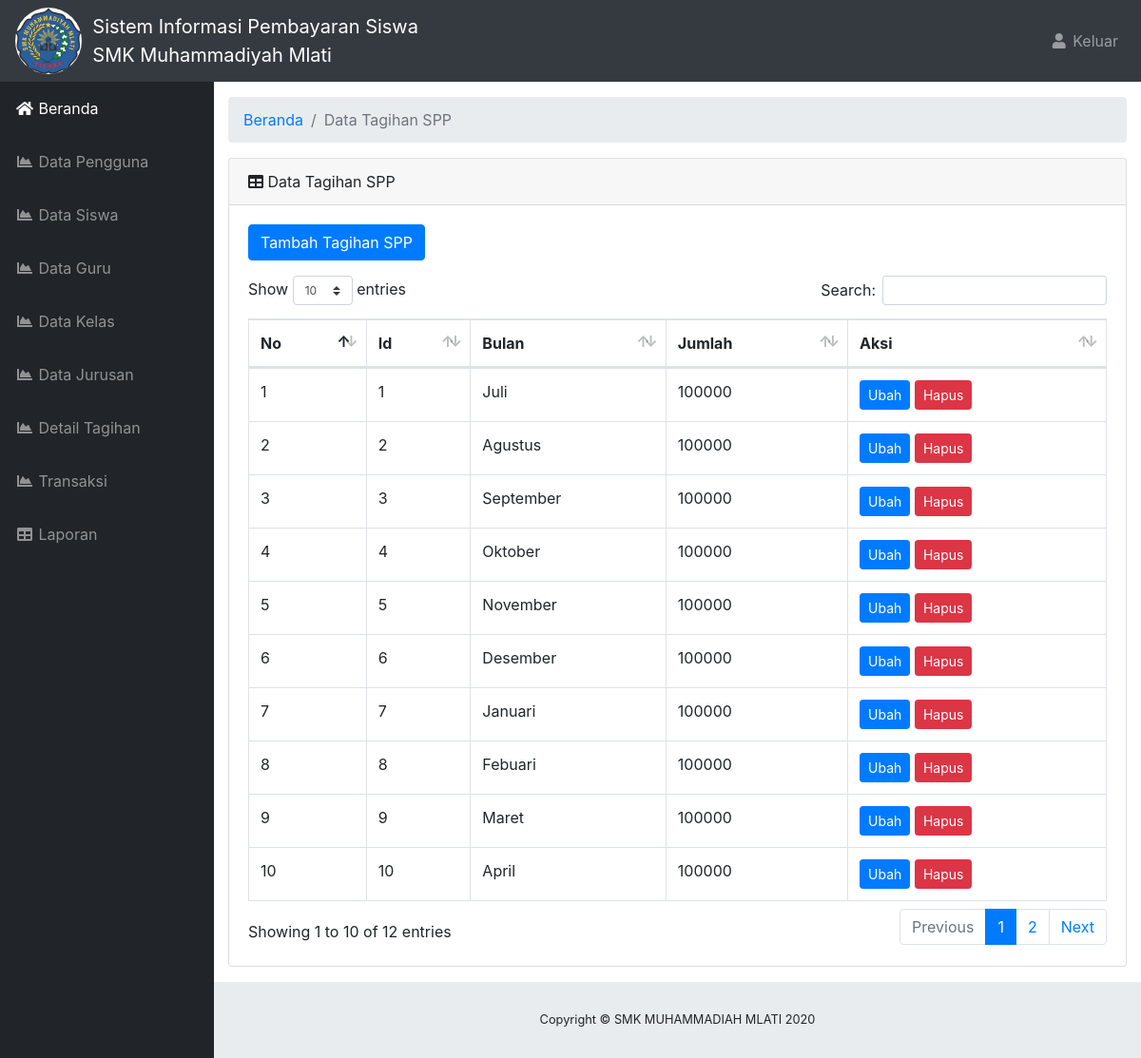
The page /beranda.php?halaman=detailspp (signed in) on the database its author committed.
### tables this page shows
CREATE TABLE `detail_tag_spp` (
  `id_detail_spp` int(11) NOT NULL,
  `nama_bulan` varchar(50) NOT NULL,
  `jumlah` varchar(20) NOT NULL
);

### aplikasi/admin/detailtagihan/detail_spp.php (the view, shortened to what this page needs)
  <div id="content-wrapper">
    <div class="container-fluid">
      <ol class="breadcrumb">
        <li class="breadcrumb-item">
          <a href="beranda.php">Beranda</a>
        </li>
        <li class="breadcrumb-item active">Data Tagihan SPP</li>
      </ol>
      <div class="card mb-3">
        <div class="card-header">
          <i class="fas fa-table"></i>
          Data Tagihan SPP</div>
        <div class="card-body">
          <form class="form-group">
          <a class="btn btn-primary" href="beranda.php?halaman=tambahdetailspp">Tambah Tagihan SPP </a>
          </form>
          <div class="table-responsive">
            <table class="table table-bordered" id="dataTable" width="100%" cellspacing="0">
              <thead>
                <tr>
                  <th>No</th>
                  <th>Id</th>
                  <th>Bulan</th>
                  <th>Jumlah</th>
                  <th>Aksi</th>
                </tr>
              </thead>
              <tbody>
              <?php
              $no=1;
              $Querytampil = mysqli_query($konek,"SELECT id_detail_spp,nama_bulan,jumlah FROM detail_tag_spp");
              while ($tampiltabel  = mysqli_fetch_array($Querytampil)) {
              $varId            = $tampiltabel['id_detail_spp'];
              $varNamaBulan     = $tampiltabel['nama_bulan'];
              $varJumlah        = $tampiltabel['jumlah'];
              ?>
              <tr>
                <td><?php echo $no ?></td>
                <td><?php echo $varId ?></td>
                <td><?php echo $varNamaBulan ?></td>
                <td><?php echo $varJumlah ?></td>
                <td>
                    <a class="btn btn-primary btn-sm" href="beranda.php?halaman=ubahdetailspp&id=<?php echo $varId ?>">Ubah</a>
                    <a class="btn btn-danger btn-sm" href="beranda.php?halaman=detailspp&id=<?php echo $varId ?>">Hapus</a>
                </td>
              </tr>
              <?php
              $no++;}
              ?>
              </tbody>
            </table>
          </div>
        </div>
      </div>
    </div>
  </div>
</div>

### css/sb-admin.css (style rules this page uses)
html { position: relative; min-height: 100%; }
body { height: 100%; }
#wrapper #content-wrapper { overflow-x: hidden; width: 100%; padding-top: 1rem; padding-bottom: 80px; }
:root { --input-padding-x: 0.75rem; --input-padding-y: 0.75rem; }

### rows shown on the page
detail_tag_spp: id_detail_spp "1", nama_bulan "Juli", jumlah "100000"
detail_tag_spp: id_detail_spp "2", nama_bulan "Agustus", jumlah "100000"
detail_tag_spp: id_detail_spp "3", nama_bulan "September", jumlah "100000"
detail_tag_spp: id_detail_spp "4", nama_bulan "Oktober", jumlah "100000"
detail_tag_spp: id_detail_spp "5", nama_bulan "November", jumlah "100000"
detail_tag_spp: id_detail_spp "6", nama_bulan "Desember", jumlah "100000"
detail_tag_spp: id_detail_spp "7", nama_bulan "Januari", jumlah "100000"
detail_tag_spp: id_detail_spp "8", nama_bulan "Febuari", jumlah "100000"
detail_tag_spp: id_detail_spp "9", nama_bulan "Maret", jumlah "100000"
detail_tag_spp: id_detail_spp "10", nama_bulan "April", jumlah "100000"
